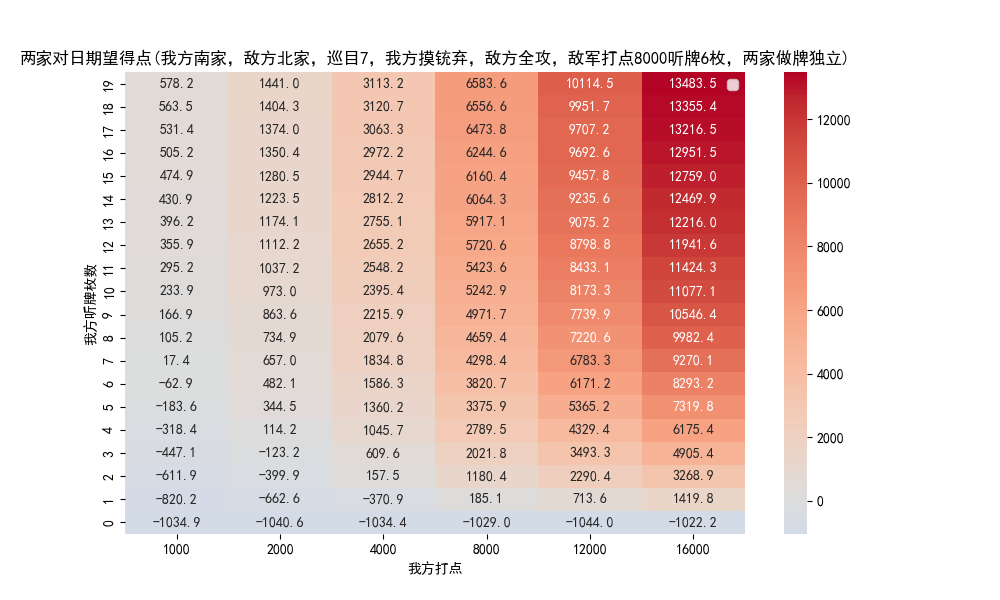

The script that drew this image:
import argparse
import matplotlib.pyplot as plt
import os
import pandas as pd
import random
import seaborn as sns
import utils


SIM_NAME, _ = os.path.splitext(os.path.basename(__file__))
DATA_SET_NAME = f'{SIM_NAME}.csv'
PNG_PATH = f'{SIM_NAME}.png'



def sample():
    def all_data():
        draw_pile_size = 46
        for my_wait_count in range(20):
            for my_hand_power in [1000, 2000, 4000, 8000, 12000, 16000]:
                data_points = [utils.simulate_duel(my_index=1, oppo_index=3, draw_pile_size=draw_pile_size, my_wait_count=my_wait_count, my_hand_power=my_hand_power, i_may_get_off=True, oppo_wait_count=6, oppo_hand_power=8000, oppo_may_get_off=False) for _ in range(10000)]
                avg_score_diff = sum(data_points) / 10000
                yield (my_wait_count, my_hand_power, draw_pile_size, avg_score_diff)
    dataset = list(all_data())
    df = pd.DataFrame(dataset, columns=['my_wait_count', 'my_hand_power', 'draw_pile_size', 'avg_score_diff'])
    df.to_csv(DATA_SET_NAME, index=False)


def plot():
    df = pd.read_csv(DATA_SET_NAME)
    heatmap_data = df.pivot_table(index='my_wait_count', columns='my_hand_power', values='avg_score_diff')

    plt.rcParams['font.sans-serif'] = ['SimHei']  # For Chinese characters
    plt.rcParams['axes.unicode_minus'] = False    # To display the minus sign correctly

    plt.figure(figsize=(10, 6))
    sns.heatmap(heatmap_data, annot=True, cmap='coolwarm', center=0, fmt='.1f')

    plt.xlabel('我方打点')
    plt.ylabel('我方听牌枚数')
    plt.title('两家对日期望得点(我方南家，敌方北家，巡目7，我方摸铳弃，敌方全攻，敌军打点8000听牌6枚，两家做牌独立)')
    plt.gca().invert_yaxis()
    plt.legend()
    plt.savefig(PNG_PATH)


if __name__=='__main__':
    sample()
    plot()
